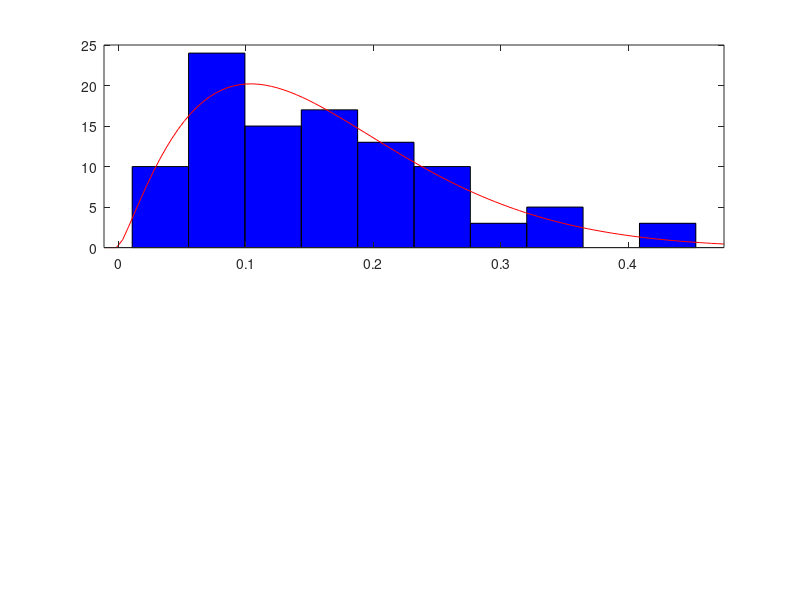

This figure's MATLAB source: (Note: this script raises an error after producing the figure.)
%%%%%%%%%%%%%%%%%%%%%%%%%%%%%%%%%%%%%%%%%%%%%%%%%%%%%%%%%%%%%%%%%%%%%%%%%%%%%%%%%%
% This code generates Fig.4 Visualisation of median and mean on skewed and       %
% normal distribution of data.                                                   %
% Article: [D2D-aided versus RIS-aided Cooperative Positioning: Theoretical Model% 
% for RSSI-based Ranging and Performance Comparison]                             % 
% Download article: [link]                                                       %
% This is version 1.0 (Last edited: 2022-07-13)                                  %
% Author: N. Chukhno                                                             %
% University Mediterranea of Reggio Calabria, Italy and CNIT, Italy.             %
% Universitat Jaume I, Spain                                                     %
% Email: nadezda.chukhno@unirc.it                                                %
%%%%%%%%%%%%%%%%%%%%%%%%%%%%%%%%%%%%%%%%%%%%%%%%%%%%%%%%%%%%%%%%%%%%%%%%%%%%%%%%%%


clear all
%% skewed
figure
subplot(2,1,1)
rng default;  % For reproducibility
b = betarnd(2,10,100,1);
%Construct a histogram using 10 bins with a beta distribution fit.
histfit(b,10,'beta')
x1=xline(mean(b));
x1.LineWidth=2;
x1.Color='g';
x1.Label='mean';
x1.LabelOrientation='horizontal';
x1.LabelVerticalAlignment='middle';
x2=xline(median(b));
x2.LineWidth=2;
x2.Color='b';
x2.Label='median';
x2.LabelOrientation='horizontal';
x2.LabelHorizontalAlignment='left';

%% normal
subplot(2,1,2)
pd = makedist('Lognormal','mu',5,'sigma',2);
rng('default');  % For reproducibility
x = random(pd,100,1);
logx = log(x);
histfit(logx)
x1=xline(mean(logx));
x1.LineWidth=2;
x1.Color='g';
x1.Label='mean';
x1.LabelOrientation='horizontal';
x1.LabelVerticalAlignment='middle';
x2=xline(median(logx));
x2.LineWidth=2;
x2.Color='b';
x2.Label='median';
x2.LabelOrientation='horizontal';
x2.LabelHorizontalAlignment='left';

